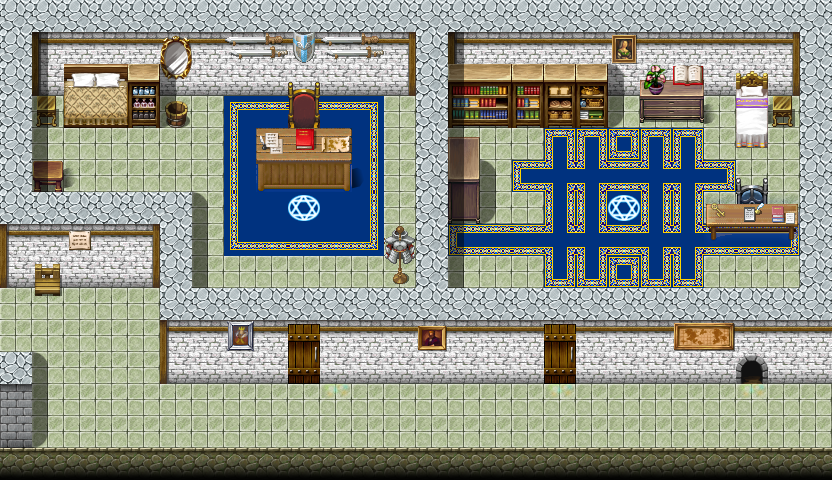

Rendered tile map (Tiled .tmx) drawn with the repository's tilesets; below, a short description and the map source with its tile grids summarised:
An orthogonal 26x15 tile map with 32x32 px tiles, 4 tile layers (Ground, Objects, Above, Top), 1 hidden layer not drawn, 61 tilesets.

<map version="1.0" tiledversion="1.1.6" orientation="orthogonal" renderorder="right-down" width="26" height="15" tilewidth="32" tileheight="32" infinite="0" nextobjectid="5">
 <properties>
  <property name="colorfilter" value="none" />
 </properties>
 <tileset firstgid="1" name="map_bed_1" tilewidth="32" tileheight="32" tilecount="128" columns="16">
  <image source="../drawable/map_bed_1.png" width="512" height="256" />
 </tileset>
 <tileset firstgid="129" name="map_border_1" tilewidth="32" tileheight="32" tilecount="128" columns="16">
  <image source="../drawable/map_border_1.png" width="512" height="256" />
 </tileset>
 <tileset firstgid="257" name="map_bridge_1" tilewidth="32" tileheight="32" tilecount="128" columns="16">
  <image source="../drawable/map_bridge_1.png" width="512" height="256" />
 </tileset>
 <tileset firstgid="385" name="map_bridge_2" tilewidth="32" tileheight="32" tilecount="128" columns="16">
  <image source="../drawable/map_bridge_2.png" width="512" height="256" />
 </tileset>
 <tileset firstgid="513" name="map_broken_1" tilewidth="32" tileheight="32" tilecount="128" columns="16">
  <image source="../drawable/map_broken_1.png" width="512" height="256" />
 </tileset>
 <tileset firstgid="641" name="map_cavewall_1" tilewidth="32" tileheight="32" tilecount="108" columns="18">
  <image source="../drawable/map_cavewall_1.png" width="576" height="192" />
 </tileset>
 <tileset firstgid="749" name="map_cavewall_2" tilewidth="32" tileheight="32" tilecount="108" columns="18">
  <image source="../drawable/map_cavewall_2.png" width="576" height="192" />
 </tileset>
 <tileset firstgid="857" name="map_cavewall_3" tilewidth="32" tileheight="32" tilecount="108" columns="18">
  <image source="../drawable/map_cavewall_3.png" width="576" height="192" />
 </tileset>
 <tileset firstgid="965" name="map_cavewall_4" tilewidth="32" tileheight="32" tilecount="108" columns="18">
  <image source="../drawable/map_cavewall_4.png" width="576" height="192" />
 </tileset>
 <tileset firstgid="1073" name="map_chair_table_1" tilewidth="32" tileheight="32" tilecount="128" columns="16">
  <image source="../drawable/map_chair_table_1.png" width="512" height="256" />
 </tileset>
 <tileset firstgid="1201" name="map_chair_table_2" tilewidth="32" tileheight="32" tilecount="128" columns="16">
  <image source="../drawable/map_chair_table_2.png" width="512" height="256" />
 </tileset>
 <tileset firstgid="1329" name="map_crate_1" tilewidth="32" tileheight="32" tilecount="128" columns="16">
  <image source="../drawable/map_crate_1.png" width="512" height="256" />
 </tileset>
 <tileset firstgid="1457" name="map_cupboard_1" tilewidth="32" tileheight="32" tilecount="128" columns="16">
  <image source="../drawable/map_cupboard_1.png" width="512" height="256" />
 </tileset>
 <tileset firstgid="1585" name="map_curtain_1" tilewidth="32" tileheight="32" tilecount="128" columns="16">
  <image source="../drawable/map_curtain_1.png" width="512" height="256" />
 </tileset>
 <tileset firstgid="1713" name="map_entrance_1" tilewidth="32" tileheight="32" tilecount="128" columns="16">
  <image source="../drawable/map_entrance_1.png" width="512" height="256" />
 </tileset>
 <tileset firstgid="1841" name="map_entrance_2" tilewidth="32" tileheight="32" tilecount="128" columns="16">
  <image source="../drawable/map_entrance_2.png" width="512" height="256" />
 </tileset>
 <tileset firstgid="1969" name="map_fence_1" tilewidth="32" tileheight="32" tilecount="128" columns="16">
  <image source="../drawable/map_fence_1.png" width="512" height="256" />
 </tileset>
 <tileset firstgid="2097" name="map_fence_2" tilewidth="32" tileheight="32" tilecount="128" columns="16">
  <image source="../drawable/map_fence_2.png" width="512" height="256" />
 </tileset>
 <tileset firstgid="2225" name="map_fence_3" tilewidth="32" tileheight="32" tilecount="128" columns="16">
  <image source="../drawable/map_fence_3.png" width="512" height="256" />
 </tileset>
 <tileset firstgid="2353" name="map_fence_4" tilewidth="32" tileheight="32" tilecount="128" columns="16">
  <image source="../drawable/map_fence_4.png" width="512" height="256" />
 </tileset>
 <tileset firstgid="2481" name="map_ground_1" tilewidth="32" tileheight="32" tilecount="128" columns="16">
  <image source="../drawable/map_ground_1.png" width="512" height="256" />
 </tileset>
 <tileset firstgid="2609" name="map_ground_2" tilewidth="32" tileheight="32" tilecount="128" columns="16">
  <image source="../drawable/map_ground_2.png" width="512" height="256" />
 </tileset>
 <tileset firstgid="2737" name="map_ground_3" tilewidth="32" tileheight="32" tilecount="128" columns="16">
  <image source="../drawable/map_ground_3.png" width="512" height="256" />
 </tileset>
 <tileset firstgid="2865" name="map_ground_4" tilewidth="32" tileheight="32" tilecount="128" columns="16">
  <image source="../drawable/map_ground_4.png" width="512" height="256" />
 </tileset>
 <tileset firstgid="2993" name="map_ground_5" tilewidth="32" tileheight="32" tilecount="128" columns="16">
  <image source="../drawable/map_ground_5.png" width="512" height="256" />
 </tileset>
 <tileset firstgid="3121" name="map_ground_6" tilewidth="32" tileheight="32" tilecount="128" columns="16">
  <image source="../drawable/map_ground_6.png" width="512" height="256" />
 </tileset>
 <tileset firstgid="3249" name="map_ground_7" tilewidth="32" tileheight="32" tilecount="128" columns="16">
  <image source="../drawable/map_ground_7.png" width="512" height="256" />
 </tileset>
 <tileset firstgid="3377" name="map_ground_8" tilewidth="32" tileheight="32" tilecount="128" columns="16">
  <image source="../drawable/map_ground_8.png" width="512" height="256" />
 </tileset>
 <tileset firstgid="3505" name="map_house_1" tilewidth="32" tileheight="32" tilecount="128" columns="16">
  <image source="../drawable/map_house_1.png" width="512" height="256" />
 </tileset>
 <tileset firstgid="3633" name="map_house_2" tilewidth="32" tileheight="32" tilecount="128" columns="16">
  <image source="../drawable/map_house_2.png" width="512" height="256" />
 </tileset>
 <tileset firstgid="3761" name="map_indoor_1" tilewidth="32" tileheight="32" tilecount="128" columns="16">
  <image source="../drawable/map_indoor_1.png" width="512" height="256" />
 </tileset>
 <tileset firstgid="3889" name="map_indoor_2" tilewidth="32" tileheight="32" tilecount="128" columns="16">
  <image source="../drawable/map_indoor_2.png" width="512" height="256" />
 </tileset>
 <tileset firstgid="4017" name="map_kitchen_1" tilewidth="32" tileheight="32" tilecount="128" columns="16">
  <image source="../drawable/map_kitchen_1.png" width="512" height="256" />
 </tileset>
 <tileset firstgid="4145" name="map_outdoor_1" tilewidth="32" tileheight="32" tilecount="128" columns="16">
  <image source="../drawable/map_outdoor_1.png" width="512" height="256" />
 </tileset>
 <tileset firstgid="4273" name="map_pillar_1" tilewidth="32" tileheight="32" tilecount="128" columns="16">
  <image source="../drawable/map_pillar_1.png" width="512" height="256" />
 </tileset>
 <tileset firstgid="4401" name="map_pillar_2" tilewidth="32" tileheight="32" tilecount="128" columns="16">
  <image source="../drawable/map_pillar_2.png" width="512" height="256" />
 </tileset>
 <tileset firstgid="4529" name="map_plant_1" tilewidth="32" tileheight="32" tilecount="128" columns="16">
  <image source="../drawable/map_plant_1.png" width="512" height="256" />
 </tileset>
 <tileset firstgid="4657" name="map_plant_2" tilewidth="32" tileheight="32" tilecount="128" columns="16">
  <image source="../drawable/map_plant_2.png" width="512" height="256" />
 </tileset>
 <tileset firstgid="4785" name="map_rock_1" tilewidth="32" tileheight="32" tilecount="128" columns="16">
  <image source="../drawable/map_rock_1.png" width="512" height="256" />
 </tileset>
 <tileset firstgid="4913" name="map_rock_2" tilewidth="32" tileheight="32" tilecount="128" columns="16">
  <image source="../drawable/map_rock_2.png" width="512" height="256" />
 </tileset>
 <tileset firstgid="5041" name="map_roof_1" tilewidth="32" tileheight="32" tilecount="128" columns="16">
  <image source="../drawable/map_roof_1.png" width="512" height="256" />
 </tileset>
 <tileset firstgid="5169" name="map_roof_2" tilewidth="32" tileheight="32" tilecount="128" columns="16">
  <image source="../drawable/map_roof_2.png" width="512" height="256" />
 </tileset>
 <tileset firstgid="5297" name="map_roof_3" tilewidth="32" tileheight="32" tilecount="128" columns="16">
  <image source="../drawable/map_roof_3.png" width="512" height="256" />
 </tileset>
 <tileset firstgid="5425" name="map_shop_1" tilewidth="32" tileheight="32" tilecount="128" columns="16">
  <image source="../drawable/map_shop_1.png" width="512" height="256" />
 </tileset>
 <tileset firstgid="5553" name="map_sign_ladder_1" tilewidth="32" tileheight="32" tilecount="128" columns="16">
  <image source="../drawable/map_sign_ladder_1.png" width="512" height="256" />
 </tileset>
 <tileset firstgid="5681" name="map_table_1" tilewidth="32" tileheight="32" tilecount="128" columns="16">
  <image source="../drawable/map_table_1.png" width="512" height="256" />
 </tileset>
 <tileset firstgid="5809" name="map_table_2" tilewidth="32" tileheight="32" tilecount="112" columns="14">
  <image source="../drawable/map_table_2.png" width="448" height="256" />
 </tileset>
 <tileset firstgid="5921" name="map_trail_1" tilewidth="32" tileheight="32" tilecount="128" columns="16">
  <image source="../drawable/map_trail_1.png" width="512" height="256" />
 </tileset>
 <tileset firstgid="6049" name="map_transition_1" tilewidth="32" tileheight="32" tilecount="128" columns="16">
  <image source="../drawable/map_transition_1.png" width="512" height="256" />
 </tileset>
 <tileset firstgid="6177" name="map_transition_2" tilewidth="32" tileheight="32" tilecount="128" columns="16">
  <image source="../drawable/map_transition_2.png" width="512" height="256" />
 </tileset>
 <tileset firstgid="6305" name="map_transition_3" tilewidth="32" tileheight="32" tilecount="128" columns="16">
  <image source="../drawable/map_transition_3.png" width="512" height="256" />
 </tileset>
 <tileset firstgid="6433" name="map_transition_4" tilewidth="32" tileheight="32" tilecount="128" columns="16">
  <image source="../drawable/map_transition_4.png" width="512" height="256" />
 </tileset>
 <tileset firstgid="6561" name="map_transition_5" tilewidth="32" tileheight="32" tilecount="128" columns="16">
  <image source="../drawable/map_transition_5.png" width="512" height="256" />
 </tileset>
 <tileset firstgid="6689" name="map_tree_1" tilewidth="32" tileheight="32" tilecount="128" columns="16">
  <image source="../drawable/map_tree_1.png" width="512" height="256" />
 </tileset>
 <tileset firstgid="6817" name="map_tree_2" tilewidth="32" tileheight="32" tilecount="128" columns="16">
  <image source="../drawable/map_tree_2.png" width="512" height="256" />
 </tileset>
 <tileset firstgid="6945" name="map_wall_1" tilewidth="32" tileheight="32" tilecount="128" columns="16">
  <image source="../drawable/map_wall_1.png" width="512" height="256" />
 </tileset>
 <tileset firstgid="7073" name="map_wall_2" tilewidth="32" tileheight="32" tilecount="120" columns="15">
  <image source="../drawable/map_wall_2.png" width="480" height="256" />
 </tileset>
 <tileset firstgid="7193" name="map_wall_3" tilewidth="32" tileheight="32" tilecount="120" columns="15">
  <image source="../drawable/map_wall_3.png" width="480" height="256" />
 </tileset>
 <tileset firstgid="7313" name="map_wall_4" tilewidth="32" tileheight="32" tilecount="120" columns="15">
  <image source="../drawable/map_wall_4.png" width="480" height="256" />
 </tileset>
 <tileset firstgid="7433" name="map_window_1" tilewidth="32" tileheight="32" tilecount="128" columns="16">
  <image source="../drawable/map_window_1.png" width="512" height="256" />
 </tileset>
 <tileset firstgid="7561" name="map_window_2" tilewidth="32" tileheight="32" tilecount="128" columns="16">
  <image source="../drawable/map_window_2.png" width="512" height="256" />
 </tileset>
 <layer name="Ground" width="26" height="15">
  <data>[390 cells, 390 non-empty, 29 distinct tile ids]</data>
 </layer>
 <layer name="Objects" width="26" height="15">
  <data>[390 cells, 67 non-empty, 58 distinct tile ids]</data>
 </layer>
 <layer name="Above" width="26" height="15">
  <data>[390 cells, 80 non-empty, 17 distinct tile ids]</data>
 </layer>
 <layer name="Top" width="26" height="15">
  <data>[390 cells, 9 non-empty, 7 distinct tile ids]</data>
 </layer>
 <layer name="Walkable" width="26" height="15" visible="0">
  <data>[390 cells, 206 non-empty, 1 distinct tile ids]</data>
 </layer>
 <objectgroup name="Mapevents" />
 <objectgroup name="Spawn" />
 <objectgroup name="Keys" />
</map>
